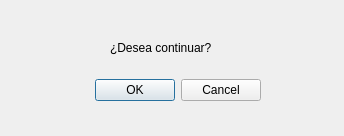
<?xml version="1.0" encoding="UTF-8"?>
<ui version="4.0">
 <class>Dialog</class>
 <widget class="QDialog" name="Dialog">
  <property name="geometry">
   <rect>
    <x>0</x>
    <y>0</y>
    <width>344</width>
    <height>136</height>
   </rect>
  </property>
  <property name="windowTitle">
   <string/>
  </property>
  <widget class="QDialogButtonBox" name="buttonBox">
   <property name="geometry">
    <rect>
     <x>90</x>
     <y>70</y>
     <width>171</width>
     <height>41</height>
    </rect>
   </property>
   <property name="orientation">
    <enum>Qt::Horizontal</enum>
   </property>
   <property name="standardButtons">
    <set>QDialogButtonBox::Cancel|QDialogButtonBox::Ok</set>
   </property>
  </widget>
  <widget class="QLabel" name="label">
   <property name="geometry">
    <rect>
     <x>110</x>
     <y>40</y>
     <width>121</width>
     <height>16</height>
    </rect>
   </property>
   <property name="text">
    <string>¿Desea continuar?</string>
   </property>
  </widget>
 </widget>
 <resources/>
 <connections>
  <connection>
   <sender>buttonBox</sender>
   <signal>accepted()</signal>
   <receiver>Dialog</receiver>
   <slot>accept()</slot>
   <hints>
    <hint type="sourcelabel">
     <x>248</x>
     <y>254</y>
    </hint>
    <hint type="destinationlabel">
     <x>157</x>
     <y>274</y>
    </hint>
   </hints>
  </connection>
  <connection>
   <sender>buttonBox</sender>
   <signal>rejected()</signal>
   <receiver>Dialog</receiver>
   <slot>reject()</slot>
   <hints>
    <hint type="sourcelabel">
     <x>316</x>
     <y>260</y>
    </hint>
    <hint type="destinationlabel">
     <x>286</x>
     <y>274</y>
    </hint>
   </hints>
  </connection>
 </connections>
</ui>
